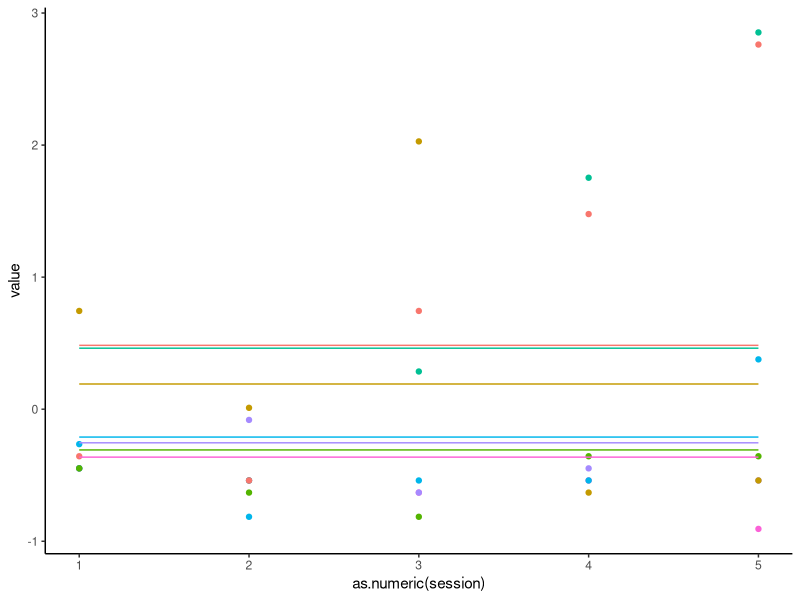
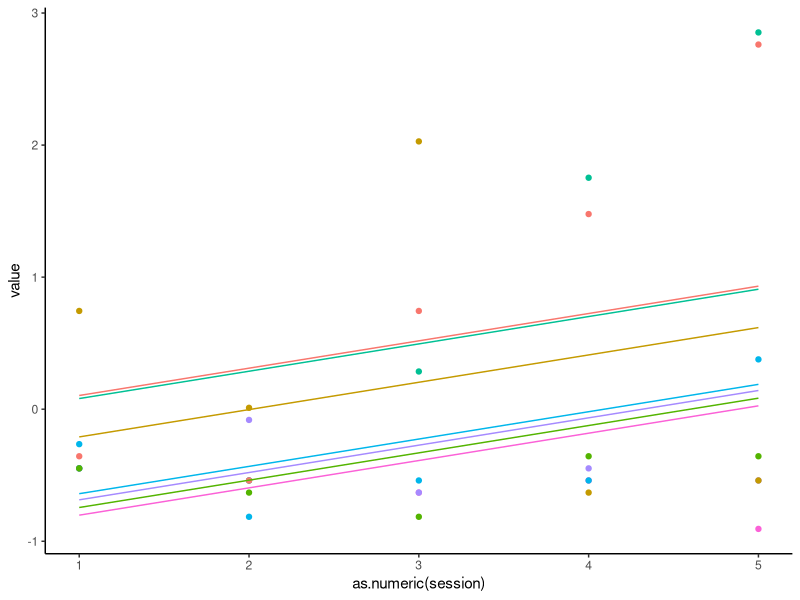
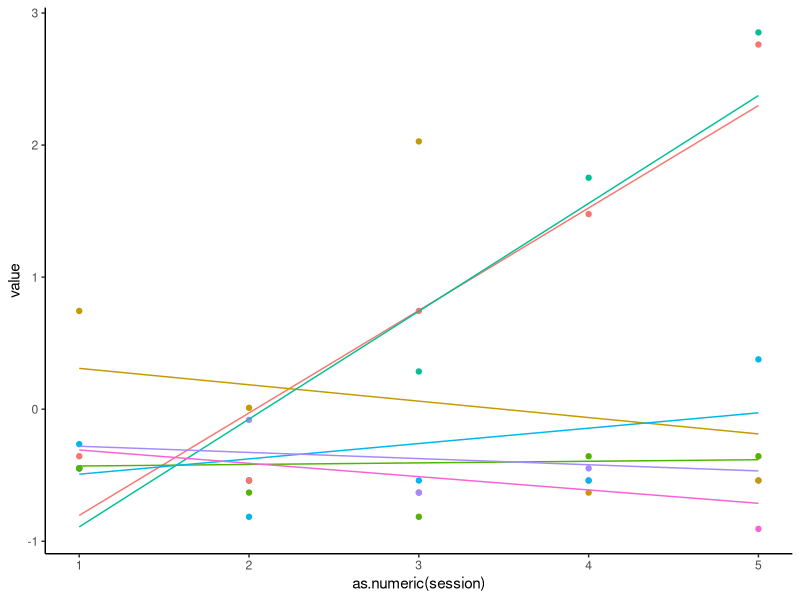
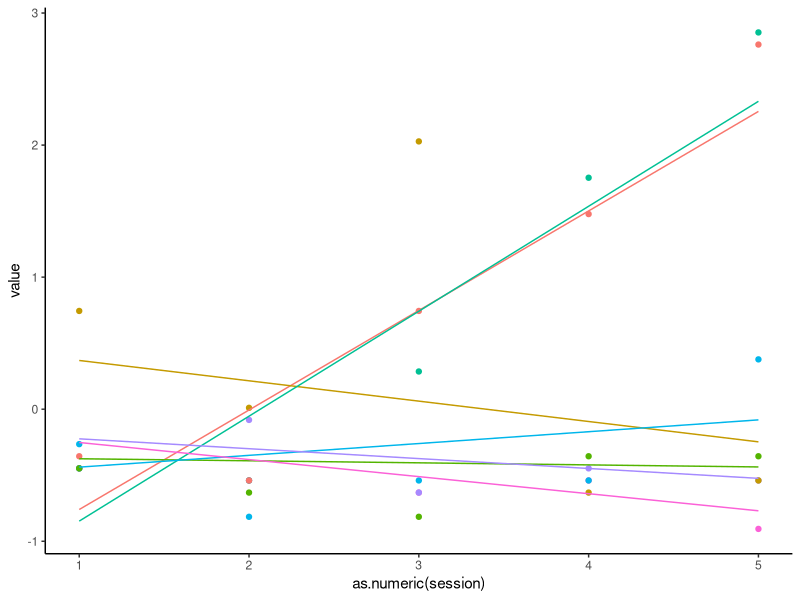

Write the R code that produced these figures, in order.
############ Clear environment and load data ############
rm(list=ls())

library(data.table)
library(dplyr)
library(ggplot2)

behav               <- read.delim("a-ABCD_behav.csv",sep=",", na.strings=c(""," ","NA"), header=TRUE, skipNul=TRUE)
behav.table         <- data.table(behav)
behav.table$subject <- as.factor(behav.table$subject)

############ Generate data tables ############
id.0bk             <- as_data_frame(behav.table[behav.table$task=='enb' & behav.table$measure=='zeroback'])
id.2bk             <- as_data_frame(behav.table[behav.table$task=='enb' & behav.table$measure=='twoback'])
id.dprime          <- as_data_frame(behav.table[behav.table$task=='recmem' & behav.table$measure=='dprime'])
id.hit_rate        <- as_data_frame(behav.table[behav.table$task=='recmem' & behav.table$measure=='hit_rate'])
id.falsealarm_rate <- as_data_frame(behav.table[behav.table$task=='recmem' & behav.table$measure=='falsealarm_rate'])
id.ssd             <- as_data_frame(behav.table[behav.table$task=='sst' & behav.table$measure=='ssd'])
id.ssrt            <- as_data_frame(behav.table[behav.table$task=='sst' & behav.table$measure=='ssrt'])
id.pracrt          <- as_data_frame(behav.table[behav.table$task=='mid' & behav.table$measure=='pracrt'])
id.reward_acc      <- as_data_frame(behav.table[behav.table$task=='mid' & behav.table$measure=='reward_acc'])
id.loss_acc        <- as_data_frame(behav.table[behav.table$task=='mid' & behav.table$measure=='loss_acc'])
id.neutral_acc     <- as_data_frame(behav.table[behav.table$task=='mid' & behav.table$measure=='neutral_acc'])

############ Scale data ############
id.0bk$value             <- scale(id.0bk$value)
id.2bk$value             <- scale(id.2bk$value)
id.dprime$value          <- scale(id.dprime$value)
id.hit_rate$value        <- scale(id.hit_rate$value)
id.falsealarm_rate$value <- scale(id.falsealarm_rate$value)
id.ssd$value             <- scale(id.ssd$value)
id.ssrt$value            <- scale(id.ssrt$value)
id.pracrt$value          <- scale(id.pracrt$value)
id.reward_acc$value      <- scale(id.reward_acc$value)
id.loss_acc$value        <- scale(id.loss_acc$value)
id.neutral_acc$value     <- scale(id.neutral_acc$value)

############ Run mixed effects models ############
library(lmerTest)
library(lme4)
library(optimx)
options(contrasts = c("contr.sum","contr.poly"))
m.0bk.0 <- lmer(value ~ (1 | subject), data=id.0bk, verbose=FALSE, control = lmerControl(optimizer ='optimx', optCtrl=list(method='L-BFGS-B')))
m.0bk.1 <- lmer(value ~ session + (1 | subject), data=id.0bk, verbose=FALSE, control = lmerControl(optimizer ='optimx', optCtrl=list(method='L-BFGS-B')))
m.0bk.2 <- lmer(value ~ session + (1 + session | subject), data=id.0bk, verbose=FALSE, control = lmerControl(optimizer ='optimx', optCtrl=list(method='L-BFGS-B')))

m.2bk.0 <- lmer(value ~ (1 | subject), data=id.2bk, verbose=FALSE, control = lmerControl(optimizer ='optimx', optCtrl=list(method='L-BFGS-B')))
m.2bk.1 <- lmer(value ~ session + (1 | subject), data=id.2bk, verbose=FALSE, control = lmerControl(optimizer ='optimx', optCtrl=list(method='L-BFGS-B')))
m.2bk.2 <- lmer(value ~ session + (1 + session | subject), data=id.2bk, verbose=FALSE, control = lmerControl(optimizer ='optimx', optCtrl=list(method='L-BFGS-B')))

m.dprime.0 <- lmer(value ~ (1 | subject), data=id.dprime, verbose=FALSE, control = lmerControl(optimizer ='optimx', optCtrl=list(method='L-BFGS-B')))
m.dprime.1 <- lmer(value ~ session + (1 | subject), data=id.dprime, verbose=FALSE, control = lmerControl(optimizer ='optimx', optCtrl=list(method='L-BFGS-B')))
m.dprime.2 <- lmer(value ~ session + (1 + session | subject), data=id.dprime, verbose=FALSE, control = lmerControl(optimizer ='optimx', optCtrl=list(method='L-BFGS-B')))

m.hit_rate.0 <- lmer(value ~ (1 | subject), data=id.hit_rate, verbose=FALSE, control = lmerControl(optimizer ='optimx', optCtrl=list(method='L-BFGS-B')))
m.hit_rate.1 <- lmer(value ~ session + (1 | subject), data=id.hit_rate, verbose=FALSE, control = lmerControl(optimizer ='optimx', optCtrl=list(method='L-BFGS-B')))
m.hit_rate.2 <- lmer(value ~ session + (1 + session | subject), data=id.hit_rate, verbose=FALSE, control = lmerControl(optimizer ='optimx', optCtrl=list(method='L-BFGS-B')))

m.falsealarm_rate.0 <- lmer(value ~ (1 | subject), data=id.falsealarm_rate, verbose=FALSE, control = lmerControl(optimizer ='optimx', optCtrl=list(method='L-BFGS-B')))
m.falsealarm_rate.1 <- lmer(value ~ session + (1 | subject), data=id.falsealarm_rate, verbose=FALSE, control = lmerControl(optimizer ='optimx', optCtrl=list(method='L-BFGS-B')))
m.falsealarm_rate.2 <- lmer(value ~ session + (1 + session | subject), data=id.falsealarm_rate, verbose=FALSE, control = lmerControl(optimizer ='optimx', optCtrl=list(method='L-BFGS-B')))
m.falsealarm_rate.3 <- lmer(value ~ (1 + session | subject), data=id.falsealarm_rate, verbose=FALSE, control = lmerControl(optimizer ='optimx', optCtrl=list(method='L-BFGS-B')))

m.ssd.0 <- lmer(value ~ (1 | subject), data=id.ssd, verbose=FALSE, control = lmerControl(optimizer ='optimx', optCtrl=list(method='L-BFGS-B')))
m.ssd.1 <- lmer(value ~ session + (1 | subject), data=id.ssd, verbose=FALSE, control = lmerControl(optimizer ='optimx', optCtrl=list(method='L-BFGS-B')))
m.ssd.2 <- lmer(value ~ session + (1 + session | subject), data=id.ssd, verbose=FALSE, control = lmerControl(optimizer ='optimx', optCtrl=list(method='L-BFGS-B')))
m.ssd.3 <- lmer(value ~ (1 + session | subject), data=id.ssd, verbose=FALSE, control = lmerControl(optimizer ='optimx', optCtrl=list(method='L-BFGS-B')))

m.ssrt.0 <- lmer(value ~ (1 | subject), data=id.ssrt, verbose=FALSE, control = lmerControl(optimizer ='optimx', optCtrl=list(method='L-BFGS-B')))
m.ssrt.1 <- lmer(value ~ session + (1 | subject), data=id.ssrt, verbose=FALSE, control = lmerControl(optimizer ='optimx', optCtrl=list(method='L-BFGS-B')))
m.ssrt.2 <- lmer(value ~ session + (1 + session | subject), data=id.ssrt, verbose=FALSE, control = lmerControl(optimizer ='optimx', optCtrl=list(method='L-BFGS-B')))

m.pracrt.0 <- lmer(value ~ (1 | subject), data=id.pracrt, verbose=FALSE, control = lmerControl(optimizer ='optimx', optCtrl=list(method='L-BFGS-B')))
m.pracrt.1 <- lmer(value ~ session + (1 | subject), data=id.pracrt, verbose=FALSE, control = lmerControl(optimizer ='optimx', optCtrl=list(method='L-BFGS-B')))
m.pracrt.2 <- lmer(value ~ session + (1 + session | subject), data=id.pracrt, verbose=FALSE, control = lmerControl(optimizer ='optimx', optCtrl=list(method='L-BFGS-B')))

m.reward_acc.0 <- lmer(value ~ (1 | subject), data=id.reward_acc, verbose=FALSE, control = lmerControl(optimizer ='optimx', optCtrl=list(method='L-BFGS-B')))
m.reward_acc.1 <- lmer(value ~ session + (1 | subject), data=id.reward_acc, verbose=FALSE, control = lmerControl(optimizer ='optimx', optCtrl=list(method='L-BFGS-B')))
m.reward_acc.2 <- lmer(value ~ session + (1 + session | subject), data=id.reward_acc, verbose=FALSE, control = lmerControl(optimizer ='optimx', optCtrl=list(method='L-BFGS-B')))

m.loss_acc.0 <- lmer(value ~ (1 | subject), data=id.loss_acc, verbose=FALSE, control = lmerControl(optimizer ='optimx', optCtrl=list(method='L-BFGS-B')))
m.loss_acc.1 <- lmer(value ~ session + (1 | subject), data=id.loss_acc, verbose=FALSE, control = lmerControl(optimizer ='optimx', optCtrl=list(method='L-BFGS-B')))
m.loss_acc.2 <- lmer(value ~ session + (1 + session | subject), data=id.loss_acc, verbose=FALSE, control = lmerControl(optimizer ='optimx', optCtrl=list(method='L-BFGS-B')))

m.neutral_acc.0 <- lmer(value ~ (1 | subject), data=id.neutral_acc, verbose=FALSE, control = lmerControl(optimizer ='optimx', optCtrl=list(method='L-BFGS-B')))
m.neutral_acc.1 <- lmer(value ~ session + (1 | subject), data=id.neutral_acc, verbose=FALSE, control = lmerControl(optimizer ='optimx', optCtrl=list(method='L-BFGS-B')))
m.neutral_acc.2 <- lmer(value ~ session + (1 + session | subject), data=id.neutral_acc, verbose=FALSE, control = lmerControl(optimizer ='optimx', optCtrl=list(method='L-BFGS-B')))

############ Compare models with and without random slopes ############
anova(m.0bk.1, m.0bk.2)
anova(m.2bk.1, m.2bk.2)
anova(m.dprime.1, m.dprime.2)
anova(m.hit_rate.1, m.hit_rate.2)
anova(m.falsealarm_rate.1, m.falsealarm_rate.2)
anova(m.ssd.1, m.ssd.2)
anova(m.ssrt.1, m.ssrt.2)
anova(m.pracrt.1, m.pracrt.2)
anova(m.reward_acc.1, m.reward_acc.2)
anova(m.loss_acc.1, m.loss_acc.2)
anova(m.neutral_acc.1, m.neutral_acc.2)

############ Compute Bayes factors ############
library(bayestestR) # The following version was used to generate the Bayes factors reported in Table 2 of the manuscript: bayestestR_0.9.0 
bayesfactor_models(m.0bk.1, m.0bk.2, denominator = m.0bk.0)
bayesfactor_models(m.2bk.1, m.2bk.2, denominator = m.2bk.0)
bayesfactor_models(m.dprime.1, m.dprime.2, denominator = m.dprime.0)
bayesfactor_models(m.hit_rate.1, m.hit_rate.2, denominator = m.hit_rate.0)

bayesfactor_models(m.falsealarm_rate.1, m.falsealarm_rate.2, m.falsealarm_rate.3, denominator = m.falsealarm_rate.0)
bayesfactor_models(m.falsealarm_rate.0, m.falsealarm_rate.1, m.falsealarm_rate.2, denominator = m.falsealarm_rate.3)

bayesfactor_models(m.ssd.1, m.ssd.2, m.ssd.3, denominator = m.ssd.0)
bayesfactor_models(m.ssd.0, m.ssd.1, m.ssd.2, denominator = m.ssd.3)

bayesfactor_models(m.ssrt.1, m.ssrt.2, denominator = m.ssrt.0)
bayesfactor_models(m.pracrt.1, m.pracrt.2, denominator = m.pracrt.0)
bayesfactor_models(m.reward_acc.1, m.reward_acc.2, denominator = m.reward_acc.0)
bayesfactor_models(m.loss_acc.1, m.loss_acc.2, denominator = m.loss_acc.0)
bayesfactor_models(m.neutral_acc.1, m.neutral_acc.2, denominator = m.neutral_acc.0)

############ Get mixed effects model results ############
summary(m.0bk.1)
anova(m.0bk.1)

summary(m.2bk.1)
anova(m.2bk.1)

summary(m.dprime.1)
anova(m.dprime.1)

summary(m.hit_rate.1)
anova(m.hit_rate.1)

summary(m.falsealarm_rate.2)
anova(m.falsealarm_rate.2)

summary(m.ssd.2)
anova(m.ssd.2)

summary(m.ssrt.1)
anova(m.ssrt.1)

summary(m.pracrt.1)
anova(m.pracrt.1)

summary(m.reward_acc.1)
anova(m.reward_acc.1)

summary(m.loss_acc.1)
anova(m.loss_acc.1)

summary(m.neutral_acc.1)
anova(m.neutral_acc.1)

############ Visualize lme4 output ############
(plot.falsealarm_rate.0 <- ggplot(id.falsealarm_rate, aes(x = as.numeric(session), y = value, colour = subject)) +
  geom_point() +
  theme_classic() +
  geom_line(data = cbind(id.falsealarm_rate, pred = predict(m.falsealarm_rate.0)), aes(y = pred)) +
  theme(legend.position = "none"))

(plot.falsealarm_rate.1 <- ggplot(id.falsealarm_rate, aes(x = as.numeric(session), y = value, colour = subject)) +
  geom_point() +
  theme_classic() +
  geom_line(data = cbind(id.falsealarm_rate, pred = predict(m.falsealarm_rate.1)), aes(y = pred)) +
  theme(legend.position = "none"))

(plot.falsealarm_rate.2 <- ggplot(id.falsealarm_rate, aes(x = as.numeric(session), y = value, colour = subject)) +
  geom_point() +
  theme_classic() +
  geom_line(data = cbind(id.falsealarm_rate, pred = predict(m.falsealarm_rate.2)), aes(y = pred)) +
  theme(legend.position = "none"))

(plot.falsealarm_rate.3 <- ggplot(id.falsealarm_rate, aes(x = as.numeric(session), y = value, colour = subject)) +
    geom_point() +
    theme_classic() +
    geom_line(data = cbind(id.falsealarm_rate, pred = predict(m.falsealarm_rate.3)), aes(y = pred)) +
    theme(legend.position = "none"))
